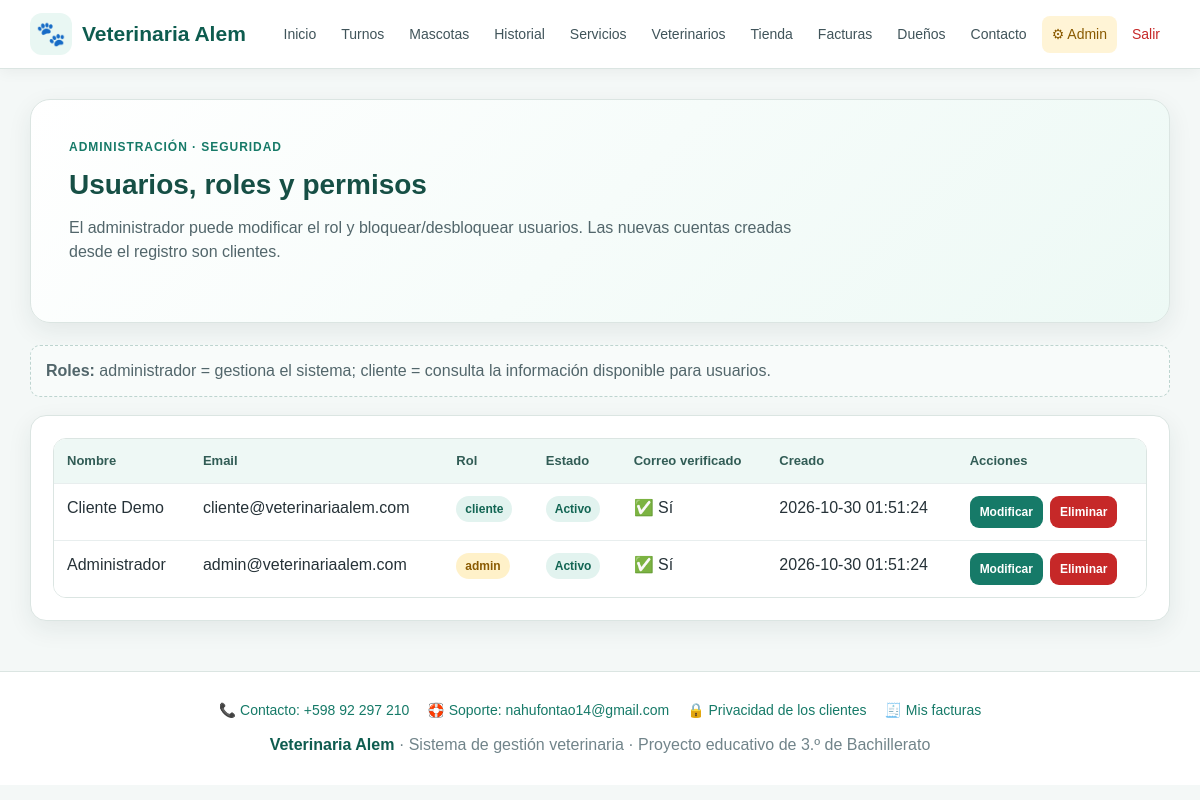
The app's page /admin/usuarios.php (signed in) with its own data.
### tables this page shows
CREATE TABLE usuarios(
 id INT AUTO_INCREMENT PRIMARY KEY,
 nombre VARCHAR(100) NOT NULL,
 email VARCHAR(150) NOT NULL UNIQUE,
 password VARCHAR(255) NOT NULL,
 rol ENUM('admin','cliente') NOT NULL DEFAULT 'cliente',
 activo TINYINT(1) NOT NULL DEFAULT 1,
 id_dueno INT NULL,
 email_verificado TINYINT(1) NOT NULL DEFAULT 0,
 token_verificacion CHAR(64) NULL,
 token_expira DATETIME NULL,
 verificacion_enviada DATETIME NULL,
 creado_en TIMESTAMP DEFAULT CURRENT_TIMESTAMP,
 FOREIGN KEY(id_dueno) REFERENCES duenos(id) ON UPDATE CASCADE ON DELETE SET NULL
);

### admin/usuarios.php (the view, shortened to what this page needs)
<?php
require "../conexion.php";
$r = $conexion->query(
    "SELECT id, nombre, email, rol, activo, email_verificado, creado_en
     FROM usuarios
     ORDER BY id DESC"
);
require "../includes/header.php";
?>
<section class="hero">
    <div class="hero-kicker">Administración · Seguridad</div>
    <h2>Usuarios, roles y permisos</h2>
    <p>
        El administrador puede modificar el rol y bloquear/desbloquear usuarios.
        Las nuevas cuentas creadas desde el registro son clientes.
    </p>
</section>
<div class="info-box">
    <strong>Roles:</strong> administrador = gestiona el sistema;
    cliente = consulta la información disponible para usuarios.
</div>
<div class="table-card">
    <div class="table-wrap">
        <table>
            <tr><th>Nombre</th><th>Email</th><th>Rol</th><th>Estado</th><th>Correo verificado</th><th>Creado</th><th>Acciones</th></tr>
            <?php while ($x = $r->fetch_assoc()): ?>
                <tr>
                    <td><?= htmlspecialchars($x["nombre"]) ?></td>
                    <td><?= htmlspecialchars($x["email"]) ?></td>
                    <td>
                        <span class="badge <?= $x["rol"] === "admin" ? "admin" : "" ?>">
                            <?= htmlspecialchars($x["rol"]) ?>
                        </span>
                    </td>
                    <td>
                        <span class="badge <?= !$x["activo"] ? "block" : "" ?>">
                            <?= $x["activo"] ? "Activo" : "Bloqueado" ?>
                        </span>
                    </td>
                    <td><?= $x["email_verificado"] ? "✅ Sí" : "⏳ Pendiente" ?></td>
                    <td><?= htmlspecialchars($x["creado_en"]) ?></td>
                    <td class="actions">
                        <a class="btn small" href="editar.php?tabla=usuarios&id=<?= $x["id"] ?>">Modificar</a>
                        <a class="btn danger small" href="eliminar.php?tabla=usuarios&id=<?= $x["id"] ?>">Eliminar</a>
                    </td>
                </tr>
            <?php endwhile; ?>
        </table>
    </div>
</div>
<?php require "../includes/footer.php"; ?>

### css/estilos.css (style rules this page uses)
* { box-sizing:border-box }
:root { --verde:#167a68; --verde-oscuro:#0e5c4f; --verde-claro:#e9f7f3; --azul:#2563eb; --rojo:#c62828; --amarillo:#d88900; --texto:#263238; --gris:#607d8b; --fondo:#f4f8f7; --blanco:#ffffff; --borde:#dbe5e2; --sombra:0 8px 24px rgba(25,55,50,.08); }
html { scroll-behavior:smooth }
body { margin:0; font-family:Arial,Helvetica,sans-serif; background:var(--fondo); color:var(--texto); line-height:1.5; }
a { color:var(--verde);text-decoration:none }
.hero { background:linear-gradient(135deg,#ffffff 0%,#edf9f5 100%); border:1px solid var(--borde); border-radius:20px; padding:38px; box-shadow:var(--sombra); margin-bottom:22px; }
.hero-kicker { color:var(--verde); font-weight:700; text-transform:uppercase; letter-spacing:.08em; font-size:12px; margin-bottom:8px; }
.hero h1,.hero h2 { margin:0 0 10px; color:#164f45; }
.hero h2 { font-size:28px }
.hero p { margin:0 0 20px;color:#52666b;max-width:760px }
.card,.form-card,.table-card { background:var(--blanco); border:1px solid var(--borde); border-radius:16px; padding:22px; box-shadow:var(--sombra); margin-bottom:20px; }
.btn { display:inline-block; border:0; background:var(--verde); color:#fff; padding:10px 15px; border-radius:9px; font-weight:700; font-size:14px; cursor:pointer; text-decoration:none; }
.btn.danger { background:var(--rojo) }
.btn.small { padding:7px 10px;font-size:12px }
.actions { display:flex; gap:7px; flex-wrap:wrap; align-items:center; }
.table-wrap { overflow-x:auto; background:#fff; border:1px solid var(--borde); border-radius:13px; }
table { width:100%; min-width:650px; border-collapse:collapse; background:#fff; }
th,td { padding:12px 13px; border-bottom:1px solid #e8eeee; text-align:left; vertical-align:top; }
th { background:#eef8f5; color:#315c55; font-size:13px; }
tr:last-child td { border-bottom:0 }
.badge { display:inline-block; padding:4px 9px; border-radius:20px; background:#e2f3ef; color:#126553; font-size:12px; font-weight:700; }
.badge.admin { background:#fff1c9; color:#8a5a00; }
.info-box { background:#f8fbfa; border:1px dashed #bdd4cf; padding:13px 15px; border-radius:10px; color:#52666b; margin-bottom:18px; }

### records on screen
usuarios: nombre "Cliente Demo", email "cliente@veterinariaalem.com", rol "cliente", activo "Activo", email_verificado "✅ Sí", creado_en "2026-10-30 01:51:24"
usuarios: nombre "Administrador", email "admin@veterinariaalem.com", rol "admin", activo "Activo", email_verificado "✅ Sí", creado_en "2026-10-30 01:51:24"

### other values on screen
VET_TELEFONO "+598 92 297 210"
VET_EMAIL_SOPORTE "nahufontao14@gmail.com"
